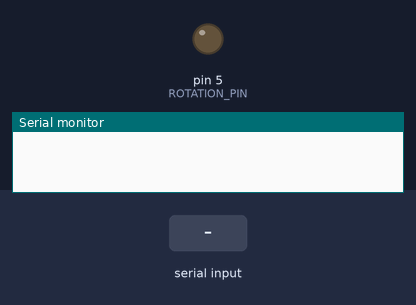
Bench run of a sketch on a simulated Arduino Uno, built with avr-gcc and run on an emulated ATmega328P. Parts: output pins drawn as LEDs (lit = HIGH), the last lines printed to the serial monitor. Inputs (shaded band) come from the test bench.

Above: at 1.2 s.
1.3 s: "90,45\n" received over Serial
At 3.37 s:
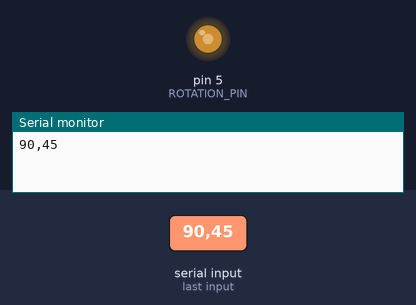
Timing chart, 0 to 10.3 s (numbered marks = the images above; inputs shaded):
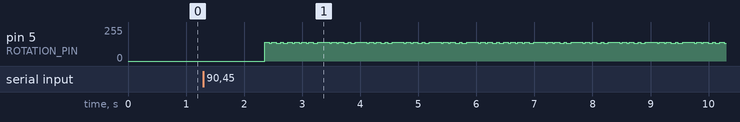

The sketch:

RotationServo_v1.0.ino
```cpp
//Web Page
//https://www.zipwhip.com/blog/manual-control-of-a-servo-on-the-arduino-for-the-zipwhip-textspresso-machine/

int ROTATION_PIN = 5;

int lenPeriod = 20 * 1000;
int lenPulse = 0;
int lenPulseStart;
int lenPulseEnd = 2.0 * 1000;
int lenPulseStep = 0.01 * 1000;

String readInstructions;

void setup() {
  pinMode(ROTATION_PIN, OUTPUT);
  lenPulse = lenPulseStart + lenPulseStep;
  Serial.begin(9600);
}

/*
void loop() {
  while(Serial.available()) {
    char c = Serial.read();
    readInstructions += c;
    delay(2);
  }
  Serial.println(readInstructions);
  int x = readInstructions.toInt();
  Angle(x);
  readInstructions = "";
}
*/

void loop () {
  while(Serial.available()){
    readInstructions = Serial.readString();
    Serial.println(readInstructions);
    lenPulseStart = readInstructions.toInt();
    lenPulse += lenPulseStep;

    while (lenPulse = lenPulseStart) {
      digitalWrite(ROTATION_PIN, HIGH);
      delayMicroseconds(lenPulseEnd - lenPulseStart);
      digitalWrite(ROTATION_PIN, LOW);
      delayMicroseconds(lenPeriod - lenPulseEnd);
    }

    lenPulseStep = lenPulseStep * -1;
    lenPulse += lenPulseStep;

    delay(2 * 1000);
  }
}
```

Measured:
- after the input at 1.3 s, pin 5 (ROTATION_PIN): 0/255 → 141/255 after 1.1 s, then moves between 134/255 and 141/255, repeating every 3.7 s
